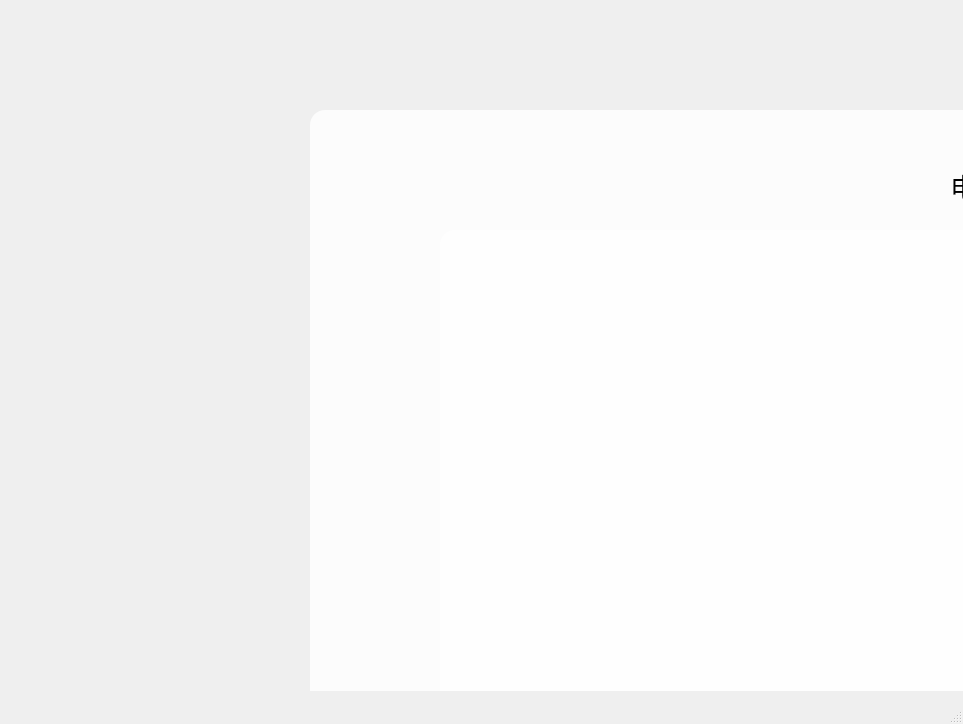
<?xml version="1.0" encoding="UTF-8"?>
<ui version="4.0">
 <class>BoydianYing</class>
 <widget class="QMainWindow" name="BoydianYing">
  <property name="geometry">
   <rect>
    <x>0</x>
    <y>0</y>
    <width>963</width>
    <height>724</height>
   </rect>
  </property>
  <property name="windowTitle">
   <string>MainWindow</string>
  </property>
  <property name="styleSheet">
   <string notr="true">*{
background-image: url(:/img/1888888.jpg);
font-size:20px;
font-family:Century Gothic;
}
QFrame{
background:rgba(255,255,255,0.8);
border-radius:15px;
}

#Widget{

}

QToolButton{
background:red;
border-radius:60px;
}
QLabel{
font-size:27px;
color:black;
background:transparent;
}
QPushButton{
font-size:18px;
background:white;
border-radius:15px;
}
QPushButton:hover{

border-radius:15px;
background:#c8adc4;
}
QLineEdit{
background:transparent;
border:none;
color:#717072;
border-bottom:1px solid #717072;
}
QTextBrowser{
	font-size:15px;
}</string>
  </property>
  <widget class="QWidget" name="centralwidget">
   <widget class="QFrame" name="frame">
    <property name="geometry">
     <rect>
      <x>310</x>
      <y>110</y>
      <width>1300</width>
      <height>900</height>
     </rect>
    </property>
    <property name="frameShape">
     <enum>QFrame::StyledPanel</enum>
    </property>
    <property name="frameShadow">
     <enum>QFrame::Raised</enum>
    </property>
    <widget class="QLabel" name="label">
     <property name="geometry">
      <rect>
       <x>640</x>
       <y>50</y>
       <width>151</width>
       <height>51</height>
      </rect>
     </property>
     <property name="font">
      <font>
       <family>Century Gothic</family>
       <pointsize>-1</pointsize>
      </font>
     </property>
     <property name="text">
      <string>电影推荐</string>
     </property>
    </widget>
    <widget class="QTextBrowser" name="textBrowser">
     <property name="geometry">
      <rect>
       <x>130</x>
       <y>120</y>
       <width>1040</width>
       <height>530</height>
      </rect>
     </property>
    </widget>
    <widget class="QTextEdit" name="textEdit">
     <property name="geometry">
      <rect>
       <x>170</x>
       <y>690</y>
       <width>760</width>
       <height>61</height>
      </rect>
     </property>
    </widget>
    <widget class="QPushButton" name="pushButton">
     <property name="geometry">
      <rect>
       <x>1010</x>
       <y>690</y>
       <width>100</width>
       <height>61</height>
      </rect>
     </property>
     <property name="font">
      <font>
       <family>Century Gothic</family>
       <pointsize>-1</pointsize>
      </font>
     </property>
     <property name="text">
      <string>发送</string>
     </property>
    </widget>
    <widget class="QPushButton" name="back">
     <property name="geometry">
      <rect>
       <x>310</x>
       <y>790</y>
       <width>140</width>
       <height>61</height>
      </rect>
     </property>
     <property name="text">
      <string>返回</string>
     </property>
    </widget>
    <widget class="QPushButton" name="pushButton_3">
     <property name="geometry">
      <rect>
       <x>800</x>
       <y>790</y>
       <width>140</width>
       <height>61</height>
      </rect>
     </property>
     <property name="text">
      <string>删除内容</string>
     </property>
    </widget>
   </widget>
  </widget>
  <widget class="QStatusBar" name="statusbar"/>
 </widget>
 <resources/>
 <connections/>
</ui>
